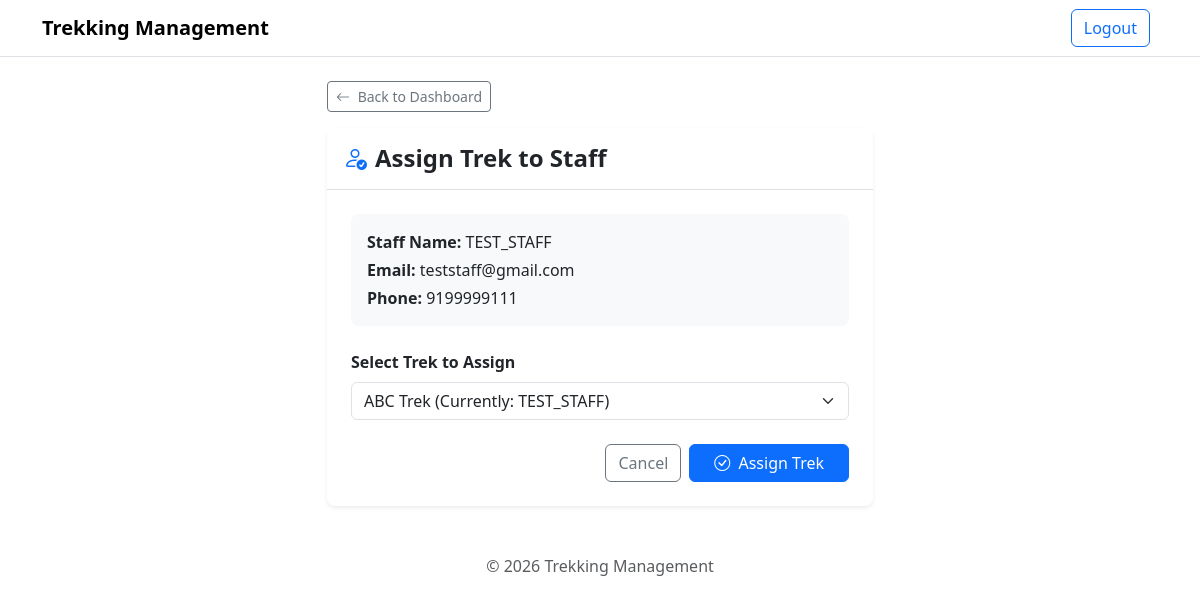
The app's page /assign-staff/2 (signed in), older data.
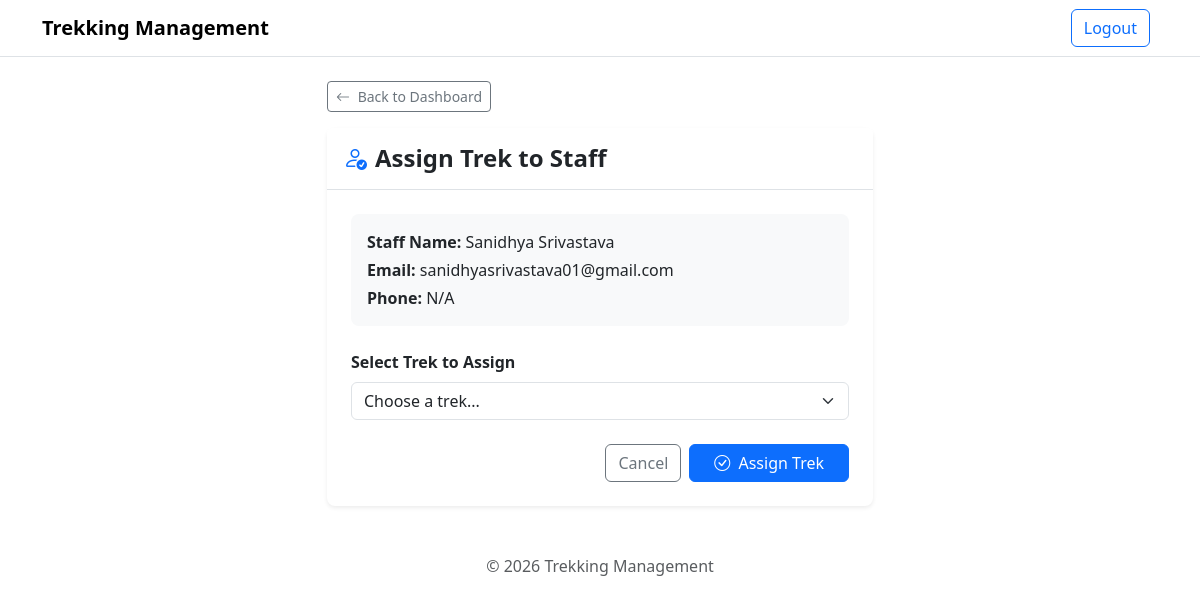
The same page, newer data.
### models.py (models this page shows)
class User(db.Model):
    id = db.Column(
        db.Integer,
        primary_key=True
    )
    name = db.Column(
        db.String(200),
        nullable=False
    )
    username = db.Column(
        db.String(200),
        nullable=False,
        unique=True
    )
    email = db.Column(
        db.String(200),
        nullable=False,
        unique=True
    )
    password = db.Column(
        db.String(300),
        nullable=False
    )
    role = db.relationship(
        "Role",
        secondary = user_roles,
        back_populates='user')
    profile = db.relationship(
        "staff_profile",
        uselist=False,
        backref='user'
    )
    booking = db.relationship(
        "Booking",
        secondary = user_booking,
        backref = 'user'
    )

class staff_profile(db.Model):
    id = db.Column(
        db.Integer,
        primary_key = True
    )
    user_id = db.Column(
        db.Integer,
        db.ForeignKey('user.id'),
        unique=True,
        nullable=False
    )
    phone = db.Column(
        db.Integer
    )
    Address = db.Column(
        db.String(200),
        nullable=False
    )

class trek(db.Model):
    id = db.Column(
        db.Integer,
        primary_key=True
    )
    name = db.Column(
        db.String(200),
        nullable=False
    )
    location = db.Column(
        db.String(200),
        nullable=True
    )
    difficulty = db.Column(
        db.String(200),
        nullable=False,
    )
    duration = db.Column(
        db.String(200),
    )
    available_slots = db.Column(
        db.Integer
    )
    assigned_staff_id = db.Column(
        db.Integer,
        db.ForeignKey('user.id'),
        nullable=True
    )
    assigned_staff = db.relationship(
        'User',
        foreign_keys=[assigned_staff_id],
        backref='assigned_treks'
    )
    status = db.Column(
        db.String(200)
    )
    bookings = db.relationship(
        'Booking',
        backref='trek'
    )

### app.py (the view, shortened to what this page needs)
@app.route('/assign-staff/<int:staff_id>', methods=['GET', 'POST'])
@admin_required
def assign_staff(staff_id):
    staff_member = User.query.get_or_404(staff_id)
    all_treks = trek.query.all()
    return render_template('assign_staff.html', staff_member=staff_member, treks=all_treks)

### app.py (called while the page is built)
def admin_required(f):
    @wraps(f)
    def decorated_function(*args, **kwargs):
        if 'user_id' not in session or session.get('user_role') != 'admin':
            return redirect('/login')
        return f(*args, **kwargs)
    return decorated_function

### templates/assign_staff.html (shortened to what this page needs)
{% extends 'base.html' %}
{% block content %}
<div class="row justify-content-center mt-3 mb-5">
    <div class="col-md-8 col-lg-6">
        <div class="mb-3">
            <a href="/admin-dashboard" class="btn btn-outline-secondary btn-sm">
                <i class="bi bi-arrow-left me-1"></i> Back to Dashboard
            </a>
        </div>
        <div class="card border-0 shadow-sm rounded-3">
            <div class="card-header bg-white border-bottom py-3">
                <h4 class="fw-bold mb-0 text-dark">
                    <i class="bi bi-person-check text-primary me-2"></i>Assign Trek to Staff
                </h4>
            </div>
            <div class="card-body p-4">
                <div class="mb-4 p-3 bg-light rounded-3">
                    <p class="mb-1"><strong>Staff Name:</strong> {{ staff_member.name }}</p>
                    <p class="mb-1"><strong>Email:</strong> {{ staff_member.email }}</p>
                    <p class="mb-0"><strong>Phone:</strong> {{ staff_member.profile.phone if staff_member.profile and staff_member.profile.phone else 'N/A' }}</p>
                </div>
                <form action="/assign-staff/{{ staff_member.id }}" method="POST">
                    <div class="mb-4">
                        <label for="trek_id" class="form-label fw-semibold">Select Trek to Assign</label>
                        <select name="trek_id" id="trek_id" class="form-select" required>
                            <option value="" selected disabled>Choose a trek...</option>
                            {% for t in treks %}
                            <option value="{{ t.id }}" {% if t.assigned_staff_id == staff_member.id %}selected{% endif %}>
                                {{ t.name }} (Currently: {{ t.assigned_staff.name if t.assigned_staff else 'Unassigned' }})
                            </option>
                            {% endfor %}
                        </select>
                    </div>
                    <div class="d-flex justify-content-end gap-2">
                        <a href="/admin-dashboard" class="btn btn-outline-secondary">Cancel</a>
                        <button type="submit" class="btn btn-primary px-4">
                            <i class="bi bi-check-circle me-1"></i> Assign Trek
                        </button>
                    </div>
                </form>
            </div>
        </div>
    </div>
</div>
{% endblock %}

Row changes from the older to the newer data that the page shows:
no longer on this page (row edited): staff_profile: profile "9199999111"
changed User: name "TEST_STAFF" → "Sanidhya Srivastava"; email "teststaff@gmail.com" → "sanidhyasrivastava01@gmail.com"; trek_id "ABC Trek (Currently: TEST_STAFF)" → (not shown)
Text that changed along with them:
form field trek_id: (not shown) → "Choose a trek..."
text now shown: "N/A"
